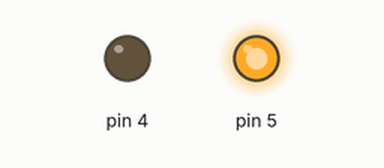
Simulated run of this sketch. Board: Arduino Uno, built with avr-gcc and run on an emulated ATmega328P. Shown: output pins drawn as LEDs (lit = HIGH).

Above: at 0.1 s.
Timing chart, 0 to 1.6 s (numbered marks = the images above):
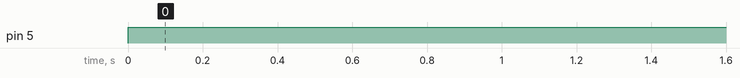

The sketch:

L298n_motor.ino
```cpp
 void setup() {
   pinMode(4,OUTPUT);
 pinMode(5,OUTPUT);
 }

void loop() {
  digitalWrite(4,LOW);
digitalWrite(5,HIGH);
delay(100);


}
```

Measured:
- by itself, pin 5: LOW → HIGH at 0.00 s
